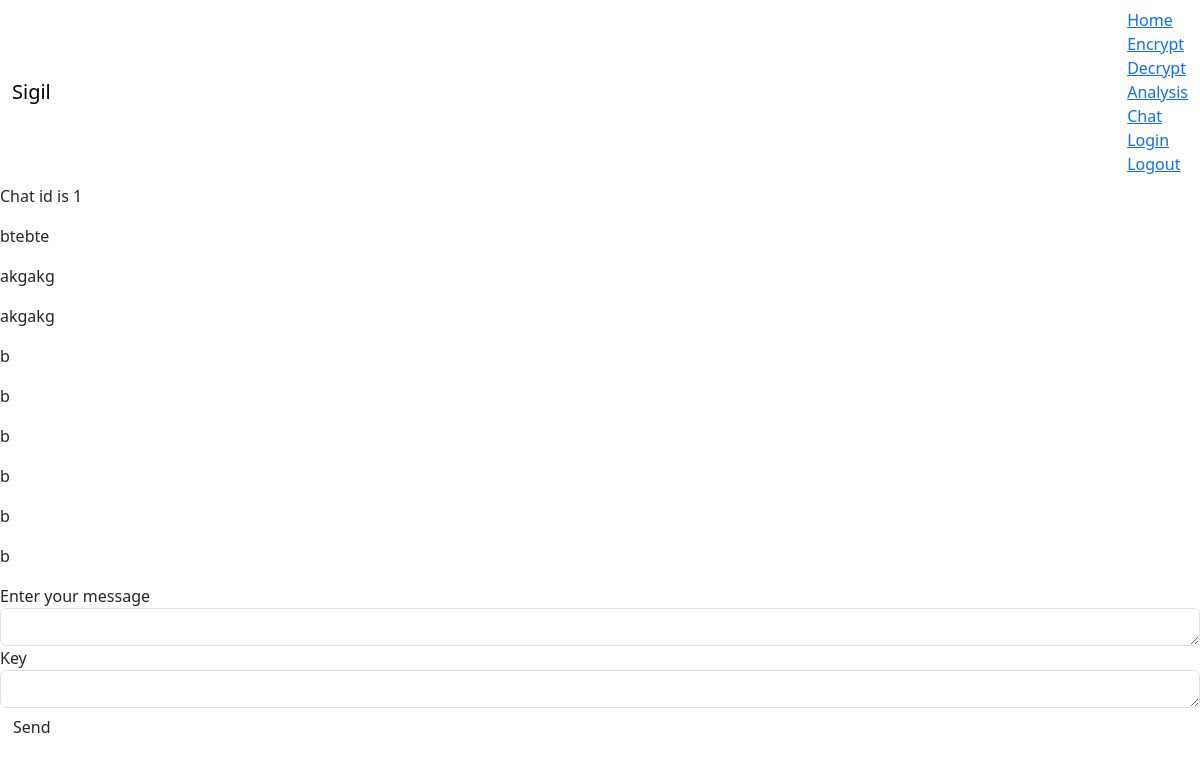
The page /chat/1 (signed in) on the database as committed earlier.
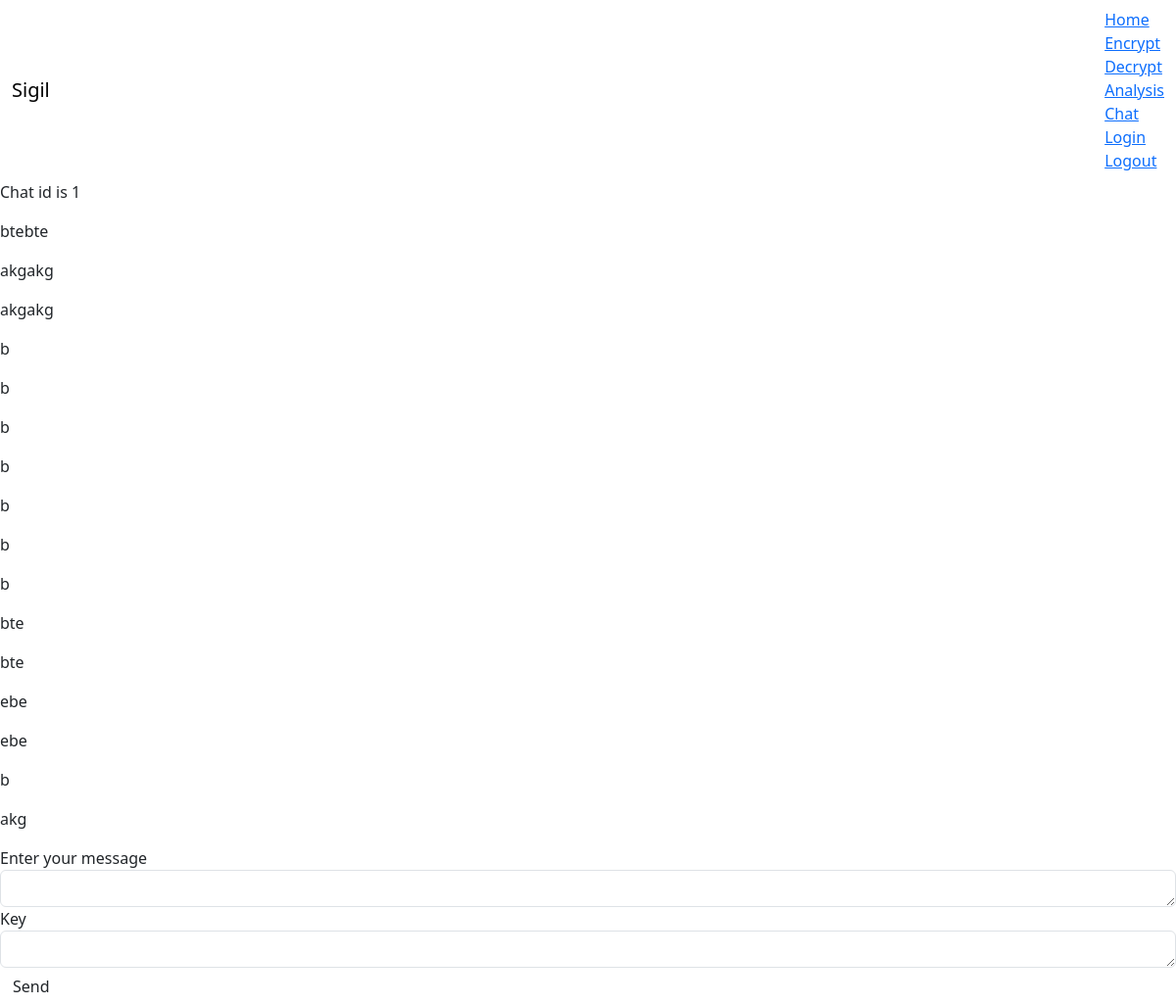
The same page on the database as committed later.
### tables this page shows
CREATE TABLE messages(
id INTEGER PRIMARY KEY AUTOINCREMENT NOT NULL,
chat_id INTEGER NOT NULL,
sender_id INTEGER NOT NULL,
message TEXT NOT NULL,
datetime NUMERIC,
FOREIGN KEY(chat_id) REFERENCES chats(id),
FOREIGN KEY(sender_id) REFERENCES users(id)
);

### app.py (the view)
@app.route("/chat/<chatid>", methods=["GET", "POST"])
@login_required
def chat(chatid):
    messages=db.execute("SELECT * FROM messages WHERE chat_id=?", chatid)
    if request.method=="POST":
        text=request.form.get("text")
        key=request.form.get("key")
        if text and key:
            encrypted=crypto.substitution(text,key)
            db.execute("INSERT INTO messages (chat_id,sender_id,message,datetime) VALUES(?,?,?,datetime())", chatid, session["user_id"], encrypted)
            messages=db.execute("SELECT * FROM messages WHERE chat_id=?", chatid)
            return render_template("chat.html", chatid=chatid, messages=messages)
        else:
            return render_template("chat.html", chatid=chatid, messages=messages)
    else:
        return render_template("chat.html", chatid=chatid,messages=messages)

### helpers.py (called while the page is built)
def login_required(f):
    @wraps(f)
    def decorated_function(*args, **kwargs):
        if session.get("user_id") is None:
            return redirect("/login")
        return f(*args, **kwargs)
    return decorated_function

### templates/chat.html (shortened to what this page needs)
{% extends "layout.html" %}
{% block main %}
    <p>Chat id is {{chatid}}</p>
    {% for message in messages %}
        <p>{{message.message}}</p>
    {% endfor %}
    <form action="/chat/{{chatid}}" method="post">
        <label for="text">Enter your message</label>
        <textarea class="form-control" id="text" name="text" rows="1" required></textarea>
        <label for="key">Key</label>
        <textarea class="form-control" id="key" name="key" rows="1" required></textarea>
        <button class="btn" type="submit">Send</button>
    </form>
{% endblock %}

### templates/layout.html (shortened to what this page needs)
<!DOCTYPE html>
<html lang="en">
<head>
    <link href="https://cdn.jsdelivr.net/npm/bootstrap@5.3.3/dist/css/bootstrap.min.css" rel="stylesheet">
    <link href="/static/styles.css" rel="stylesheet">
</head>
<body>
    <nav class="navbar navbar-inverse navbar-fixed-top">
        <div class="container-fluid">
            <div class="navbar-header">
                <a class="navbar-brand" href="#">Sigil</a>
            </div>
            <ul class="nav navbar-nav">
                <li class="active"><a href="/">Home</a></li>
                <li><a href="/encrypt">Encrypt</a></li>
                <li><a href="/decrypt">Decrypt</a></li>
                <li><a href="/analysis">Analysis</a></li>
                <li><a href="/chat">Chat</a></li>
                <li><a href="/login">Login</a></li>
                <li><a href="/logout">Logout</a></li>
            </ul>
        </div>
    </nav>
    {% block main %}{% endblock %}
</body>
</html>

Rows that differ between the two databases and show on the page:
added messages: message "b"
added messages: message "bte"
added messages: message "bte"
added messages: message "ebe"
added messages: message "ebe"
added messages: message "b"
added messages: message "akg"
